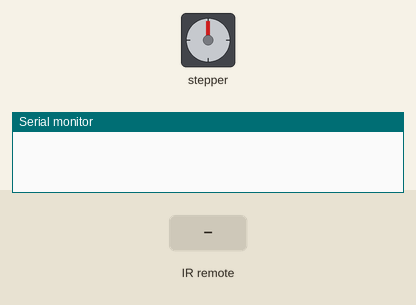
Bench run of a sketch on a simulated Arduino Uno, built with avr-gcc and run on an emulated ATmega328P. Parts: stepper motor, the last lines printed to the serial monitor. The inputs (shaded band) are chosen by the test bench. Stepper angles assume 2048 steps per turn.

Above: at 1.2 s.
1.3 s: infrared code 0xFF906F received
At 4.0 s:
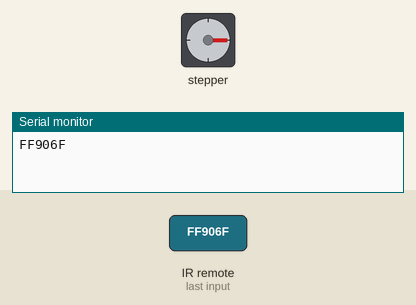
4.3 s: infrared code 0xFFE01F received
At 4.75 s:
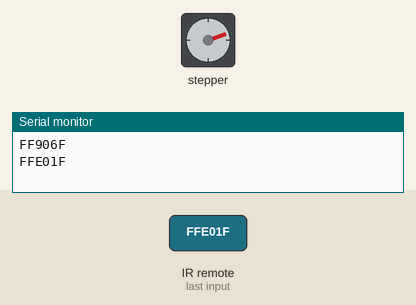
7.3 s: infrared code 0xFFE01F received
At 10.0 s:
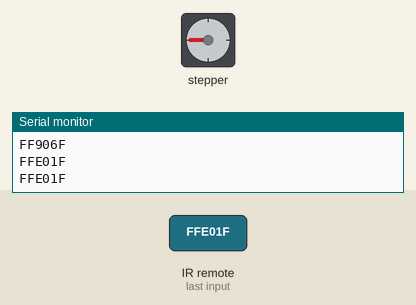
Timing chart, 0 to 11.5 s (numbered marks = the images above; inputs shaded):
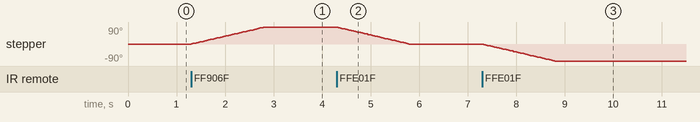

Measured:
- after the input at 1.3 s, stepper: turns 90° clockwise in 1.5 s, starting at once
- after the input at 4.3 s, stepper: turns 90° counter-clockwise in 1.5 s, starting at once
- after the input at 7.3 s, stepper: turns 90° counter-clockwise in 1.5 s, starting at once

The sketch:

SteppingMotor_IRremote.ino
```cpp
#include <IRremote.h>
#include <Stepper.h>

const int REV_PIN = 12;

const int MOTOR_STEPS = 2048;

Stepper myStepper(MOTOR_STEPS, 8, 10, 9, 11);

IRrecv irrecv(REV_PIN);
decode_results results;

void setup() {
  irrecv.enableIRIn();
  myStepper.setSpeed(10);
  Serial.begin(9600);
}

void loop() {
  if (irrecv.decode(&results)) {
    Serial.println(results.value, HEX);
    switch (results.value) {
      case 0xFF906F:
        myStepper.step(512);
        delay(1000);
        break;
      case 0xFFE01F:
        myStepper.step(-512);
        delay(1000);
        break;
    }
    irrecv.resume();

    digitalWrite(8, LOW);
    digitalWrite(9, LOW);
    digitalWrite(10, LOW);
    digitalWrite(11, LOW);
  }
}
```
